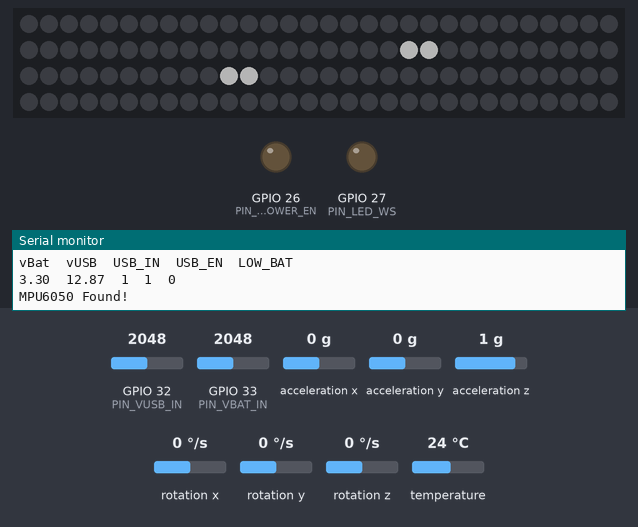
The sketch below on a simulated ESP32. Shown: 120 RGB LEDs in strip order, left to right, continuing on the next row, output pins drawn as LEDs (lit = HIGH), the last lines printed to the serial monitor. The inputs (shaded band) are chosen by the test bench; at power-on: GPIO 33 (PIN_VBAT_IN) = 2048, GPIO 32 (PIN_VUSB_IN) = 2048, acceleration x 0 g, acceleration y 0 g, acceleration z 1 g, rotation x 0 °/s, rotation y 0 °/s, rotation z 0 °/s, temperature 24 °C. Dim RGB values are drawn brighter than linear.

Above: at 1.25 s.
1.3 s: GPIO 33 (PIN_VBAT_IN) set to 1960
2.8 s: GPIO 33 (PIN_VBAT_IN) set to 2060
4.3 s: GPIO 33 (PIN_VBAT_IN) set to 2155
At 4.75 s:
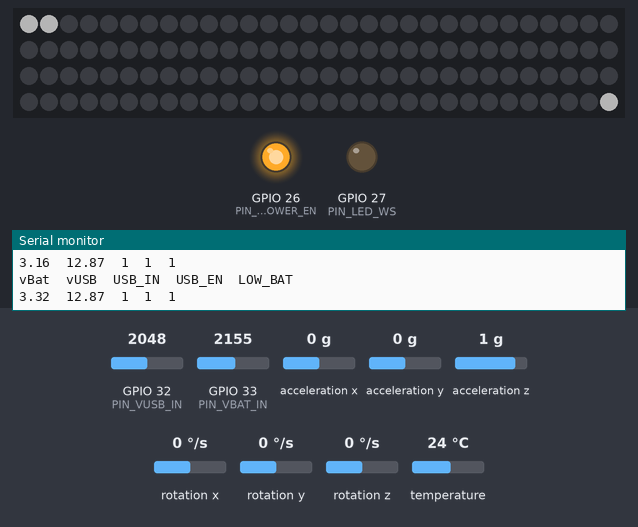
6.7 s: GPIO 32 (PIN_VUSB_IN) set to 1228
8.5 s: GPIO 32 (PIN_VUSB_IN) set to 122
10.0 s: GPIO 32 (PIN_VUSB_IN) set to 3972
Timing chart, 0 to 12.5 s (numbered marks = the images above; inputs shaded):
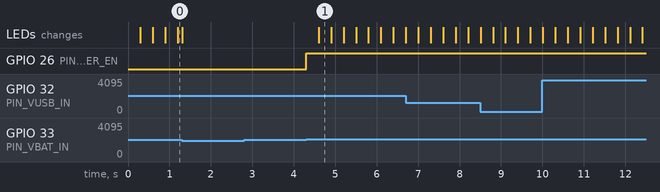

Measured:
- the behaviour switches between 2110 and 2111 on GPIO 33 (PIN_VBAT_IN) (found by bisection; images 0 and 1)
- after the input at 4.3 s, GPIO 26 (PIN_LED_POWER_EN): LOW → HIGH at once; the LEDs: change after 0.30 s (image 1)

The sketch:

esp32_battery_test.ino
```cpp
//#define ENABLE_SK6812
#define ENABLE_SK9822

#ifdef ENABLE_SK6812
#include <Adafruit_NeoPixel.h>
#endif
#ifdef ENABLE_SK9822
#include <FastLED.h>
#endif

#include <Adafruit_MPU6050.h>
#include <Adafruit_Sensor.h>
#include <Wire.h>

// GPIO pins:
//   OK: 16-19, 23, 32, 33
//   input only: 34, 35
//   no ADC: 4, 13, 25-27
//   hardwared LED: 22
//   not on dev board: 21, 36, 39

#define PIN_VBAT_IN         33
#define PIN_VUSB_IN         32
#define PIN_LED_POWER_EN    26
#define PIN_LED_WS          27
#define PIN_LED_MOSI        4
#define PIN_LED_SCLK        13
#define PIN_MPU_SDA         23
#define PIN_MPU_SCL         19
#define PIN_MPU_INT         18

const size_t LED_COUNT = 120;
const uint8_t BRIGHTNESS = 127;

const float VBAT_MULT = 2.f;
const float VUSB_MULT = 7.8f;

const float MIN_VBAT = 3.2;
const float MIN_VBAT_HIST = 0.2;

#ifdef ENABLE_SK9822
CRGB leds[LED_COUNT];
#endif

#ifdef ENABLE_SK6812
Adafruit_NeoPixel strip(LED_COUNT, PIN_LED_WS, NEO_GRBW + NEO_KHZ800);
#endif

Adafruit_MPU6050 mpu;

volatile bool usb_power_mode = false;
volatile bool battery_low = false;
sensors_event_t mpu_a, mpu_g, mpu_temp;

void taskPowerControl(void *);
void taskLedRenderer(void *);
void taskLedRenderer(void *);

void setup() {
  pinMode(PIN_VBAT_IN, INPUT);
  pinMode(PIN_VUSB_IN, INPUT);
  pinMode(PIN_LED_POWER_EN, OUTPUT);
  pinMode(PIN_LED_WS, OUTPUT);
  pinMode(PIN_LED_MOSI, OUTPUT);
  pinMode(PIN_LED_SCLK, OUTPUT);

  // LEDs powered off
  digitalWrite(PIN_LED_POWER_EN, 0);

  Serial.begin(115200);
  Serial.println();

  TaskHandle_t TaskPowerControlHandle;
  xTaskCreatePinnedToCore(
      taskPowerControl, /* Function to implement the task */
      "PowerControl", /* Name of the task */
      10000,  /* Stack size in words */
      NULL,  /* Task input parameter */
      2,  /* Priority of the task */
      &TaskPowerControlHandle,  /* Task handle. */
      1); /* Core where the task should run */

  TaskHandle_t TaskLedRendererHandle;
  xTaskCreatePinnedToCore(
      taskLedRenderer, /* Function to implement the task */
      "LedRenderer", /* Name of the task */
      10000,  /* Stack size in words */
      NULL,  /* Task input parameter */
      1,  /* Priority of the task */
      &TaskLedRendererHandle,  /* Task handle. */
      1); /* Core where the task should run */

  TaskHandle_t TaskSensorProcHandle;
  xTaskCreatePinnedToCore(
      taskSensorProc, /* Function to implement the task */
      "SensorProc", /* Name of the task */
      10000,  /* Stack size in words */
      NULL,  /* Task input parameter */
      1,  /* Priority of the task */
      &TaskSensorProcHandle,  /* Task handle. */
      1); /* Core where the task should run */

}

void taskPowerControl(void *) {
  for (int run_count = 0;; ++run_count) {
    float vBat = analogReadMilliVolts(PIN_VBAT_IN) * VBAT_MULT / 1000;
    float vUSB = analogReadMilliVolts(PIN_VUSB_IN) * VUSB_MULT / 1000;
    bool usb_plugged_in = vUSB > 4;

    // TODO check actual PD mode
    usb_power_mode = usb_plugged_in;

    if (vBat < MIN_VBAT) {
      battery_low = true;
      digitalWrite(PIN_LED_POWER_EN, 0);
    }
    else if (vBat > MIN_VBAT + MIN_VBAT_HIST) {
      battery_low = false;
      digitalWrite(PIN_LED_POWER_EN, 1);
    }

    if (run_count % 1000 == 0) {
      Serial.println("vBat\tvUSB\tUSB_IN\tUSB_EN\tLOW_BAT");
      Serial.print(vBat);
      Serial.print('\t');
      Serial.print(vUSB);
      Serial.print('\t');
      Serial.print(usb_plugged_in);
      Serial.print('\t');
      Serial.print(usb_power_mode);
      Serial.print('\t');
      Serial.println(battery_low);
    }

    delay(1);
  }
}

void taskLedRenderer(void *) {
  uint32_t start_time = millis();
  uint32_t t = 0;

#ifdef ENABLE_SK9822
  FastLED.addLeds<SK9822, PIN_LED_MOSI, PIN_LED_SCLK, BGR, DATA_RATE_MHZ(12)>(leds, LED_COUNT).setCorrection(TypicalLEDStrip);
  FastLED.setBrightness(BRIGHTNESS);
  FastLED.clear(true);
  FastLED.show();
#endif
#ifdef ENABLE_SK6812
  strip.begin();           // INITIALIZE NeoPixel strip object (REQUIRED)
  strip.show();            // Turn OFF all pixels ASAP
  strip.setBrightness(BRIGHTNESS);
#endif

  for (int run_count= 0;; ++run_count) {
    t = millis() - start_time;

    if (false && run_count % 1000 == 0) {
      Serial.print("LEDs: t = ");
      Serial.println(t);
    }

    float w = max(mpu_g.gyro.x, mpu_g.gyro.z) / 8;
    //int32_t x = pow(fabs(w), .8f) * 32000 * (w < 0 ? -1 : 1);
    float x = pow(fabs(w), 1.2) * 4;

#ifdef ENABLE_SK9822
    FastLED.setBrightness(usb_power_mode ? BRIGHTNESS / 2 : BRIGHTNESS);
#endif
#ifdef ENABLE_SK6812
    strip.setBrightness(usb_power_mode ? BRIGHTNESS / 2 : BRIGHTNESS);
#endif

if (battery_low) {
#ifdef ENABLE_SK9822
      FastLED.clear(true);
#endif
#ifdef ENABLE_SK6812
      strip.clear();
#endif
    }
    else {
      /*
      for (int i = 0; i < LED_COUNT / 4; ++i) {
        strip.setPixelColor(i, strip.Color(0, 0, 0, 255));
      }
      */
      /*
      for (int i = LED_COUNT / 2; i < 3 * LED_COUNT / 4; ++i) {
        strip.setPixelColor(i, strip.Color(0, 255, 0));
      }
      for (int i = 3 * LED_COUNT / 4; i < LED_COUNT; ++i) {
        strip.setPixelColor(i, strip.Color(255, 0, 0));
      }
      */
      for (int i = 0; i < LED_COUNT; ++i) {
        float y = (1 + sin(t * 2)) / 2 * LED_COUNT;
        bool o = abs(i - y) < 1 || abs(i - (LED_COUNT - y)) < 1;
#ifdef ENABLE_SK9822
        leds[i] = o ? CRGB::White : CRGB::Black;
#endif
#ifdef ENABLE_SK6812
        strip.setPixelColor(i, o ? strip.Color(255, 255, 255) : strip.Color(0, 0, 0));
#endif

        //strip.setPixelColor(i, i % 20 == 0 ? strip.Color(255, 255, 255) : strip.Color(0, 0, 0));
/*
        //uint16_t h = (65536 / LED_COUNT * i) + x + t*5;
        uint16_t h = (65536 / LED_COUNT * i) + t*(x + 5);
        uint8_t s = 255; //t / 10;
        uint8_t b = usb_power_mode ? 127 : 255;
        uint32_t c = strip.ColorHSV(h, s, b);
        //c |= (255 - s) << 24; // add white component
        strip.setPixelColor(i, c);
*/
      }
    }

#ifdef ENABLE_SK9822
    FastLED.show();
#endif
#ifdef ENABLE_SK6812
    strip.show();
#endif

    delay(1);
  }
}

void taskSensorProc(void *) {
  while (!Wire.begin(PIN_MPU_SDA, PIN_MPU_SCL, 400000)) {
    Serial.println("Failed to initialize Wire library");
  }
  //Wire.setClock(400000);
  //Wire.setPins();

  while (!mpu.begin()) {
    Serial.println("Failed to find MPU6050 chip");
    delay(1000);
  }

  Serial.println("MPU6050 Found!");

  mpu.setAccelerometerRange(MPU6050_RANGE_8_G);
  mpu.setGyroRange(MPU6050_RANGE_500_DEG);
  mpu.setFilterBandwidth(MPU6050_BAND_5_HZ);

  while (true) {
    mpu.getEvent(&mpu_a, &mpu_g, &mpu_temp);

/*
    Serial.println("ax\tay\taz\twx\twy\twz\ttemp");
    Serial.print(mpu_a.acceleration.x);
    Serial.print('\t');
    Serial.print(mpu_a.acceleration.y);
    Serial.print('\t');
    Serial.print(mpu_a.acceleration.z);
    Serial.print('\t');
    Serial.print(mpu_g.gyro.x);
    Serial.print('\t');
    Serial.print(mpu_g.gyro.y);
    Serial.print('\t');
    Serial.print(mpu_g.gyro.z);
    Serial.print('\t');
    Serial.print(mpu_temp.temperature);
    Serial.println("");
*/
    delay(10);
  }
}

void loop() {
}
```
